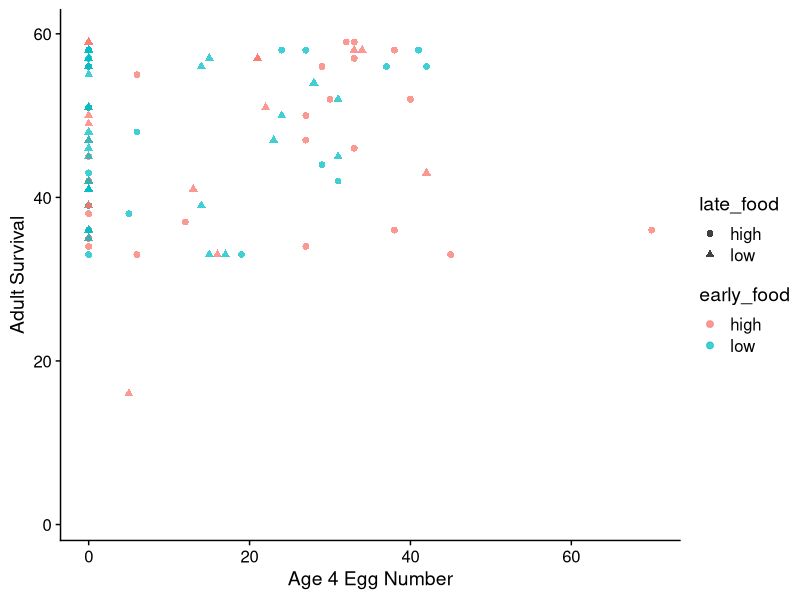
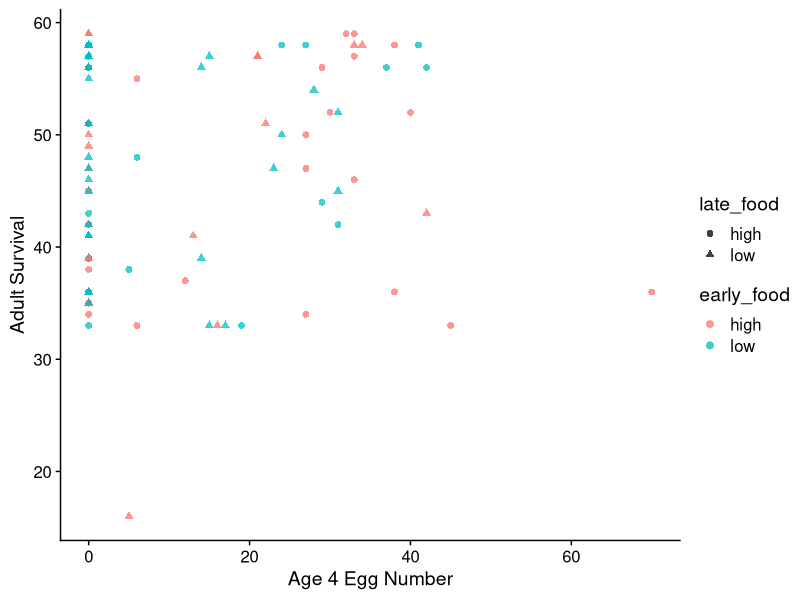
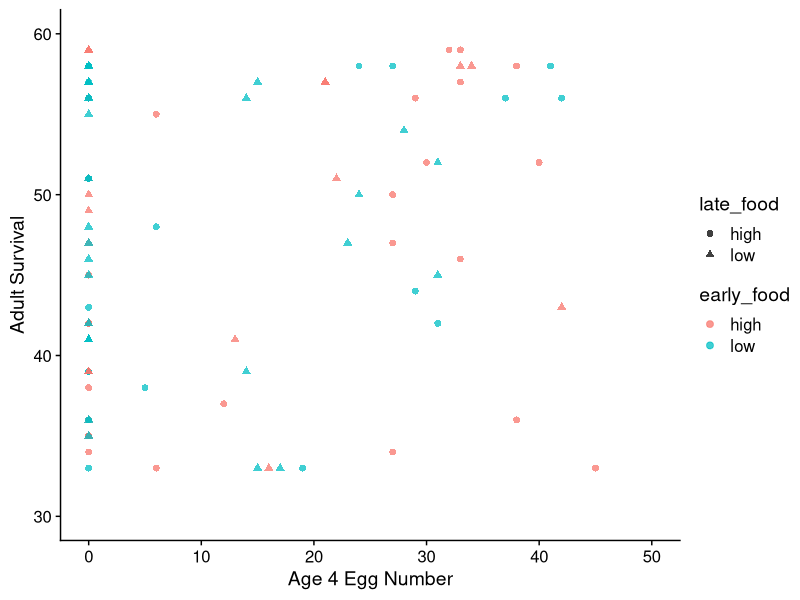
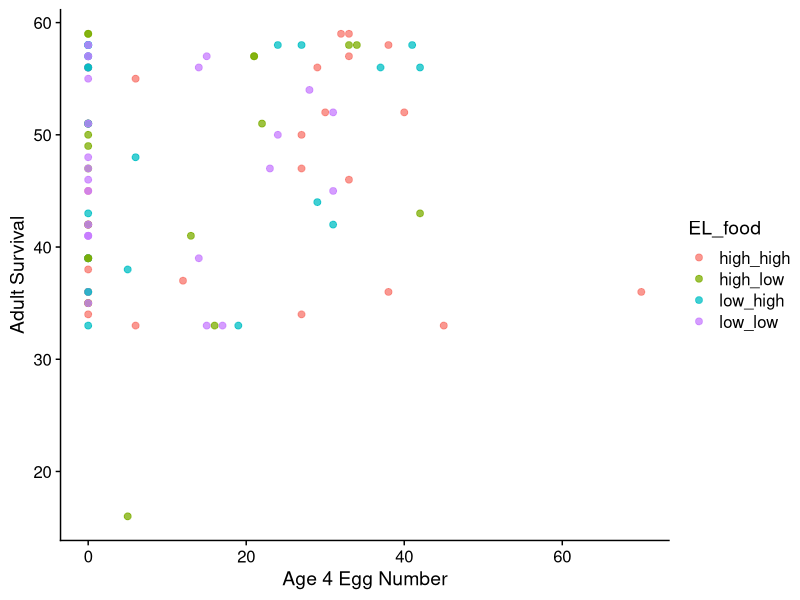
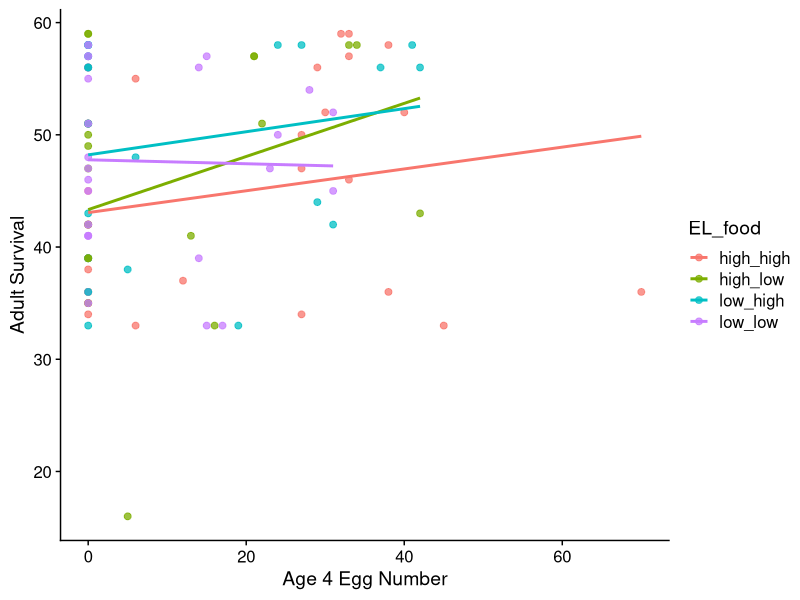
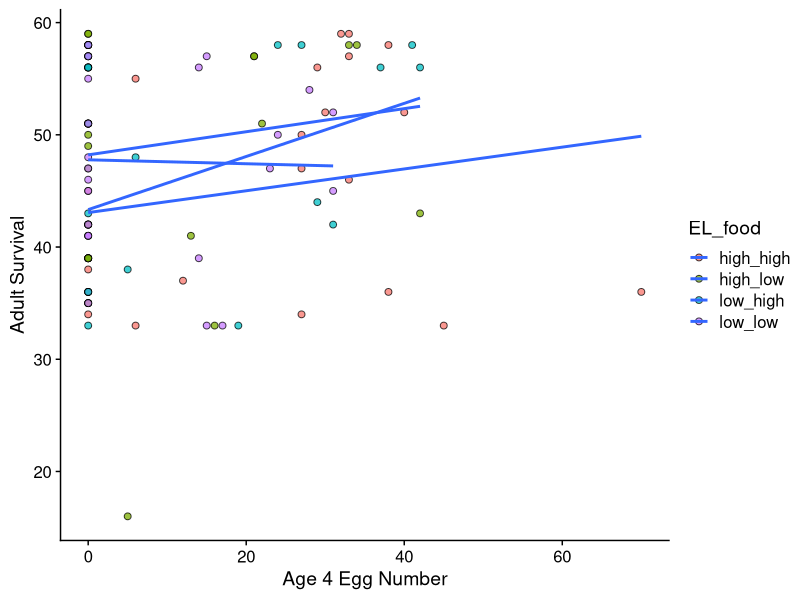
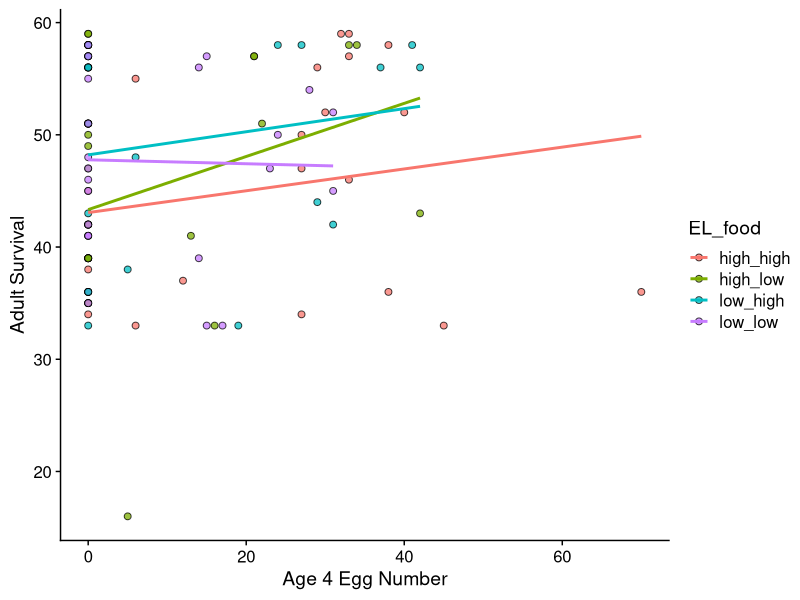
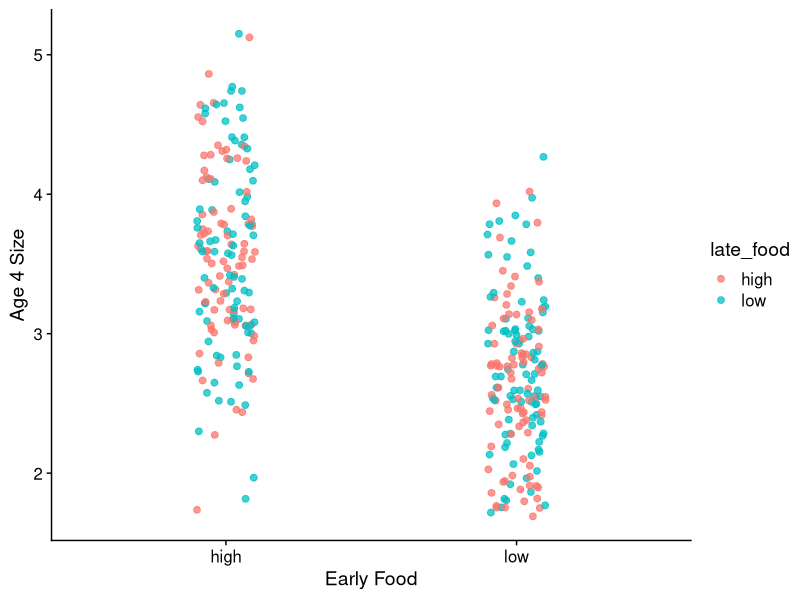

Write the R code that produced these figures, in order.
## ---- chunk 1
#| echo: false
#| message: false
#| warning: false

library(tidyverse)
library(cowplot)
library(scales)
theme_set(theme_cowplot())
## ---- chunk 2

DD <- read_delim("../Data/Aedes_food.txt",
                show_col_types = FALSE) |> 
  rename(early_food = ef,
         late_food = lf) |> 
  mutate(early_food = if_else(early_food == "L", "low", "high"),
         late_food = if_else(late_food == "L", "low", "high")) |>
  mutate(EL_food = paste0(early_food, "_", late_food))

## ---- chunk 3

DD %>% 
  ggplot(aes(eggs4, adultsurvival, color = early_food, shape = late_food)) +
  geom_point(alpha=0.75, size=2) +
  ylab("Adult Survival") +
  xlab("Age 4 Egg Number")

## ---- chunk 4

DD %>% 
  drop_na(any_of(c("eggs4","adultsurvival"))) |>
  ggplot(aes(eggs4, adultsurvival, color = early_food, shape = late_food)) +
  geom_point(alpha=0.75, size=2) +
  ylab("Adult Survival") +
  xlab("Age 4 Egg Number")

## ---- chunk 5

DD %>% 
  drop_na(any_of(c("eggs4","adultsurvival"))) |>
  ggplot(aes(eggs4, adultsurvival, color = early_food, shape = late_food)) +
  geom_point(alpha=0.75, size=2) +
  ylim(30,60) +
  xlim(0,50) +
  ylab("Adult Survival") +
  xlab("Age 4 Egg Number")

## ---- chunk 6

DD %>% 
  drop_na(any_of(c("eggs4","adultsurvival"))) |>
  ggplot(aes(eggs4, adultsurvival, color = EL_food)) +
  geom_point(alpha=0.75, size=2) +
  ylab("Adult Survival") +
  xlab("Age 4 Egg Number")

## ---- chunk 7
DD %>% 
  drop_na(any_of(c("eggs4","adultsurvival"))) |>
  ggplot(aes(eggs4, adultsurvival, color = EL_food)) +
  geom_point(alpha=0.75, size=2) +
  geom_smooth(method='lm',se = FALSE)+
  ylab("Adult Survival") +
  xlab("Age 4 Egg Number")

## ---- chunk 8
DD %>% 
  drop_na(any_of(c("eggs4","adultsurvival"))) |>
  ggplot(aes(eggs4, adultsurvival, fill = EL_food)) +
  geom_point(alpha=0.75, size=2, pch = 21) +
  geom_smooth(method='lm',se = FALSE)+
  ylab("Adult Survival") +
  xlab("Age 4 Egg Number")

## ---- chunk 9
DD %>% 
  drop_na(any_of(c("eggs4","adultsurvival"))) |>
  ggplot(aes(eggs4, adultsurvival, fill = EL_food)) +
  geom_point(alpha=0.75, size=2, pch = 21) +
  geom_smooth(method='lm',se = FALSE, aes(color = EL_food))+
  ylab("Adult Survival") +
  xlab("Age 4 Egg Number")

## ---- chunk 10
#DD %>% 
#  drop_na(any_of(c("eggs4","adultsurvival"))) |>
#  ggplot(aes(eggs4, adultsurvival)) +
#  geom_point(alpha=0.75, size=2, color=DD$col_test) +
#  geom_smooth(method='lm',se = FALSE)+
#  ylab("Adult Survival") +
#  xlab("Age 4 Egg Number")

## ---- chunk 11

DD %>% 
  drop_na(any_of("size.day4")) |>
  ggplot(aes(early_food, size.day4, color = late_food)) +
  geom_point(alpha=0.75, size=2, position = position_jitter(width = 0.1,
                                        seed = 478221)) +
  ylab("Age 4 Size") +
  xlab("Early Food")

## ---- chunk 12

DD %>% 
  mutate(early_food = factor(early_food, levels= c("low","high")),
         late_food = factor(late_food, levels= c("low","high"))) |>
  drop_na(any_of("size.day4")) |>
  ggplot(aes(early_food, size.day4, color = late_food)) +
  geom_point(alpha=0.75, size=2, position = position_jitterdodge(jitter.width = 0.2,
                                             dodge.width = 0.3,
                                             seed = 89879273)) +
  ylab("Age 4 Size") +
  xlab("Early Food")

## ---- chunk 13

s_means <- DD %>% 
  mutate(early_food = factor(early_food, levels= c("low","high")),
         late_food = factor(late_food, levels= c("low","high"))) |>
  group_by(early_food, late_food) |>
  summarise(size.day4 = mean(size.day4, na.rm=TRUE))
  
DD %>% 
  mutate(early_food = factor(early_food, levels= c("low","high")),
         late_food = factor(late_food, levels= c("low","high"))) |>
  drop_na(any_of("size.day4")) |>
  ggplot(aes(early_food, size.day4, color = late_food)) +
  geom_point(alpha=0.75, size=2, position = position_jitterdodge(jitter.width = 0.2,
                                             dodge.width = 0.3,
                                             seed = 89879273)) +
  geom_point(data = s_means, size = 5) +
  ylab("Age 4 Size") +
  xlab("Early Food")

## ---- chunk 14

s_means <- DD %>% 
  mutate(early_food = factor(early_food, levels= c("low","high")),
         late_food = factor(late_food, levels= c("low","high"))) |>
  group_by(early_food, late_food) |>
  summarise(size.day4 = mean(size.day4, na.rm=TRUE))
  
DD |>
  mutate(early_food = factor(early_food, levels= c("low","high")),
         late_food = factor(late_food, levels= c("low","high"))) |>
  drop_na(any_of("size.day4")) |>
  ggplot(aes(early_food, size.day4, color = late_food)) +
  geom_point(alpha=0.75, size=2, position = position_jitterdodge(jitter.width = 0.2,
                                             dodge.width = 0.3,
                                             seed = 89879273)) +
  geom_point(data = s_means, aes(group = late_food), size = 5, position = position_dodge(width=0.3), color="black") +
  ylab("Age 4 Size") +
  xlab("Early Food")

## ---- chunk 15
BB <- read_csv("../Data/Bat_calcar.csv",
              show_col_types = FALSE)

Family_counts <- BB |> 
  group_by(Family) |> 
  count() |> 
  filter(n > 3)

BB_filt <- BB |> filter(Family %in% Family_counts$Family)

## ---- chunk 16

BB_filt |> 
  ggplot(aes(Tib_mean, Cal_mean)) +
  geom_point() +
  facet_wrap("Family")
## ---- chunk 17

BB_filt |> 
  ggplot(aes(Tib_mean, Cal_mean)) +
  geom_point() +
  facet_wrap("Family", scales = "free")

## ---- chunk 18
library(readxl)
D <- read_excel("../Data/Stickleback_maturation.xlsx")
